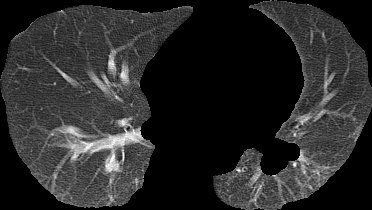
#> input picture input/train/no_nCoV/train-no_nCoV-002_1293326_CT_Chest[20170720]-Series_003_Thorax  8.0  B70f-IMG00022.jpg, 372 x 210 px, found by its file name
$ jupyter execute --allow-errors covid_19_lung_prediction.ipynb   (shell and % lines are left out)   (older library calls are emulated)
#> lines starting #> are read from the running program, lines starting #| are printed output that depends on the picture; after the words box and inside, x2 and y2 are one past the last pixel; in counts of white or black regions, pixels touching at a corner belong together
Draft (20 Points)

Jupyter Notebook (both .PDF and .ipynb files)

You need to use the report template and fill out the following sections, each of which we will score based on the clarity and appropriateness of your writing (percentage of total grade for each component shown). All the information must be in the Jupyter notebook.

*   Introduction (2): A clear, high-level description of what the original paper is about and what is the contribution of it

*   Scope of reproducibility (2)
*   Methodology (8)
    *  Data
        *   Data Descriptions
        *  Implementation Code
    *  Model
      * Model descriptions
      *  Implementation Code
    *   Training
        *   Computational requirements
        *   Implementation code
    *   Evaluation
        *   Metrics descriptions
        *   Implementation code

*   Results (8)
  *   Results
  *   Analyses
  *  Plans

# Introduction

The paper "Deep Learning Enables Accurate Diagnosis of Novel Coronavirus (COVID-19) With CT Images" [1] focuses on leveraging deep learning technologies to automate the COVID-19 diagnostic process, reduce subjectivity in human interpretation, and enhance the accuracy of diagnosing COVID-19 from computed tomography (CT) images. This research is pivotal given the urgent global need for efficient diagnostic methods to combat the spread of COVID-19, which overwhelmed traditional healthcare systems at its peak.

The paper introduces the development of a new DRENet model which leverages the attention mechanism. This model is designed to meticulously focus on the most relevant features of lung CT images that indicate the presence of COVID-19, effectively distinguishing it from other types of viral pneumonia. Through this, DRENet can selectively enhance the diagnostic features while suppressing irrelevant background information, resulting in more accurate and robust predictions.

The performance of the DRENet model is demonstrated through validations on a dataset of lung CT images from multiple hospitals. The results showcased improved performance over traditional diagnostic methods, but a deficiency in generalizing to other hospital data which the authors refer to as the "batch effect", which is mostly due to the limited training set size the model was trained on [1].

# Scope of Reproducibility

Firstly, we will be replicating the results necessitates with access to the same dataset utilized in the paper. Secondly, we will be applying modified pre-processing using U-Net. This includes details on resizing, normalization, and segmentation techniques. Lastly, we will be modifying parameters such as learning rate, batch size, optimizer, and epochs to get the evaluation impact by different metrics such as accuracy, recall, F1 score, and sensitivity. Moreover, understanding that compute power is a constraint, we have tuned hyperparameters accordingly. Following all this, we will ensure the replicability of their findings, enabling validation and advancement by the scientific community.

<br>

**Hypotheses to Test:**

1. Hypothesis 1: The model achieves a recall of 0.93 and precision of 0.86 for discriminating COVID-19 (non-bacterial pneumonia) patients from other patients.
2. Hypothesis 2: The model extracts main lesion features, especially the ground-glass opacity (GGO), which are visually helpful for assisted diagnoses by doctors.
3. Hypothesis 3: The model is not strongly extensible to other hospital data.

# Methodology

### Environment

We transferred the code available as part of the paper in the GitHub repository to a Google Colab notebook running on Python 3. After seeing that the available memory was maxing out after we were running the training script as a part of reproducing the paper's results, we decided to upgrade to Google Colab Pro and used a High-RAM environment, which provided us 51 GB of total RAM, enough to handle our workload. We trained our model on a Tensor Processing Unit (TPU) as we expected that the training process (both forward and backpropagation) would be executed more efficiently.

## Data

### Data Source

The data we used to train our model was the data source curated and used by the paper authors [1]. To test Hypothesis 3 above to determine whether our model can generalize to other hospital patient data, we tested our model's performance on additional data we collected, which are lung CT scan lung images data from patients in hospitals from Sao Paulo, Brazil [2].

### Data Process

We will import and use the COVID-19 lung CT scan data that was used to train the model in the paper.  This data was already available in the paper's GitHub repository [1], and has already been divided into train, validation, and test sets. Each of them is stored in an individual directory, and has two sub-directories, representing the two classes (COVID positive and COVID negative images). This allows PyTorch to determine the class label for the images.

[cell 1]
import numpy as np
import pandas as pd
import scipy.misc
import os
import sys
import time
import logging
from PIL import Image
from torchvision import transforms
import torch
from tqdm import tqdm
from scipy import ndimage as ndi
from scipy.io import loadmat
from __future__ import print_function
import random
import matplotlib.pyplot as plt
import torch.utils.data
import torch
from torch import nn
import torch.nn as nn
from torch.nn import DataParallel
from torch.nn import functional as F
import torchvision.models as models
from torchvision import models
from torch.hub import load_state_dict_from_url
from datetime import datetime
from torch.optim.lr_scheduler import MultiStepLR
from sklearn.metrics import roc_auc_score
import pickle
from skimage.morphology import ball, disk, dilation, binary_erosion, remove_small_objects, erosion, closing, \
    reconstruction, binary_closing
from skimage.measure import label, regionprops
from skimage.filters import roberts
from skimage.segmentation import clear_border
import cv2
import glob
import shutil
from tqdm import tqdm
from numba import jit
import math
import torch.utils.model_zoo as model_zoo
from operator import xor

Below, we define common constants and functions that will be used throughout our notebook.

[cell 2]
BATCH_SIZE = 25
PROPOSAL_NUM = 6
CAT_NUM = 6
INPUT_SIZE = (448, 448) # (image width, image height)
LR = 0.0008
WD = 1e-4
SAVE_FREQ = 1
TOTAL_BAR_LENGTH = 40
TERM_WIDTH = 50
resume = '' #'./20200223_152850/002.ckpt'
test_model = 'model.ckpt'
save_dir = './'
input_train_path = 'local_traniner/input/train/'
train_path = 'local_traniner/input/train'
val_path = 'local_traniner/input/val'
test_path = 'local_traniner/input/test'
new_hospital_test_path = 'local_traniner/input/testNewHospital'
processed_input_train_path = 'local_traniner/input/trainProcessed'
processed_segmented_input_train_path = 'local_traniner/input/trainProcessedSegmented'

_default_anchors_setting_small = (
    dict(layer='p3', stride=32, size=48, scale=[1], aspect_ratio=[1]),
    dict(layer='p4', stride=64, size=96, scale=[1], aspect_ratio=[1]),
)
_default_anchors_setting_large = (
    dict(layer='p5', stride=128, size=192, scale=[1], aspect_ratio=[1]),
)


def listdir_nohidden(path):
    return glob.glob(os.path.join(path, '*'))


last_time = time.time()
begin_time = last_time

# [75 lines left out: functions progress_bar, format_time, not called in this run]

### Image Anchor Setup

The following code block generates the anchor maps which is used by the DRENet model. The code defines two anchor box configurations (small and large), each with a specific scale and aspect ratio. Through this, the DRENet model is able to extract spatial information at different scales of the image, enabling it to process the entire image.

[cell 3]
# [55 lines left out: function generate_default_anchor_maps, not called in this run]


def hard_nms(cdds, topn=10, iou_thresh=0.25):
#> called with cdds = array of shape (3, 5), topn = 100, iou_thresh = 0.4
    if not (type(cdds).__module__ == 'numpy' and len(cdds.shape) == 2 and cdds.shape[1] >= 5):
        raise TypeError('edge_box_map should be N * 5+ ndarray')

    cdds = cdds.copy()
    indices = np.argsort(cdds[:, 0])
    cdds = cdds[indices]
    cdd_results = []

    res = cdds

    while res.any():
        cdd = res[-1]
        cdd_results.append(cdd)
        if len(cdd_results) == topn:
            return np.array(cdd_results)
        res = res[:-1]

        start_max = np.maximum(res[:, 1:3], cdd[1:3])
        end_min = np.minimum(res[:, 3:5], cdd[3:5])
        lengths = end_min - start_max
        intersec_map = lengths[:, 0] * lengths[:, 1]
        intersec_map[np.logical_or(lengths[:, 0] < 0, lengths[:, 1] < 0)] = 0
        iou_map_cur = intersec_map / ((res[:, 3] - res[:, 1]) * (res[:, 4] - res[:, 2]) + (cdd[3] - cdd[1]) * (
            cdd[4] - cdd[2]) - intersec_map)
        res = res[iou_map_cur <= iou_thresh]

    return np.array(cdd_results)


# [50 lines left out: functions cdds2attention_map, get_xy, not called in this run]


if __name__ == '__main__':
    a = hard_nms(np.array([
        [0.4, 1, 10, 12, 20],
        [0.5, 1, 11, 11, 20],
        [0.55, 20, 30, 40, 50]
    ]), topn=100, iou_thresh=0.4)
    print(a)

### Load COVID-19 Patient Lung Image Dataset

Below, we define a class named SARS which will contain generic functions for data fetching and visualization. We will scan all patient data from the COVID and no-COVID subdirectories of the train/val/test directory. There are a total of 2,863 images in the primary dataset we will be using to reproduce the paper's results. There images are divided into training, validation, and test sets as follows: the training set and validation set each comprises of 40% of the total data (1,148 images each) and the test set comprises of the remaining 20% (567 images) of the total data.

The new lung CT scan data we curated to test Hypothesis 3 (the extensibility of the model), is comprised of a total of 2,481 images, divided into 1,252 COVID positive and 1,229 COVID negative images. Note that these images are not used for training, but are rather used to test our trained model.

[cell 4]
random.seed(0)

def clean_name(name):
    return name
    name = name.replace(' ', '').replace('.jpg', '')
    try:
        int(name)
        return name
    except:
        pass
    while True:
        try:
            int(name[-1])
            name = name[:-1]
        except:
            return name

class SARS():
    def __init__(self, root, is_train=True):
        self.is_train = is_train

        path = f'{root}/no_nCoV'
        self.file_lst = [f'{path}/{item}' for item in os.listdir(path)]
        self.people_lst = [clean_name(item.split('_')[0])
                            for item in os.listdir(path)]
        self.label_lst = [0]*len(os.listdir(path))

        path = f'{root}/nCoV'
        self.file_lst += [f'{path}/{item}' for item in os.listdir(path)]
        self.people_lst += [clean_name(item.split('_')[0])
                            for item in os.listdir(path)]
        self.label_lst += [1]*len(os.listdir(path))

        temp = list(zip(self.file_lst, self.label_lst, self.people_lst))
        random.shuffle(temp)
        self.file_lst = [item[0] for item in temp]
        self.label_lst = [item[1] for item in temp]
        self.people_lst = [item[2] for item in temp]
        self.file_name = [item.split('/')[-1] for item in self.file_lst]

    def __getitem__(self, index):
        flg_H = 0
        img = np.array(Image.open(self.file_lst[index]))
        target = self.label_lst[index]
        if len(img.shape) == 2:
            img = np.stack([img] * 3, 2)
        img_raw = img.copy()
        img = Image.fromarray(img, mode='RGB')
        img = transforms.Resize((448, 448), Image.BILINEAR)(img)
        if self.is_train:
            img = transforms.RandomCrop(INPUT_SIZE)(img)
            if np.random.randint(2) == 1:
                flg_H = 1
                img = transforms.RandomHorizontalFlip(p=1)(img)
            img = transforms.ColorJitter(brightness=0.126, saturation=0.5)(img)
        else:
            img = transforms.CenterCrop(INPUT_SIZE)(img)
            pass
        img = transforms.ToTensor()(img)
        img = transforms.Normalize([0.485, 0.456, 0.406], [0.229, 0.224, 0.225])(img)
        img_raw = Image.fromarray(img_raw, mode='RGB')
        img_raw = transforms.Resize((600, 600), Image.BILINEAR)(img_raw)
        if flg_H == 1:
            img_raw = transforms.RandomHorizontalFlip(p=1)(img_raw)

        img_raw = transforms.ToTensor()(img_raw)
        img_raw = transforms.Normalize([0.485, 0.456, 0.406], [0.229, 0.224, 0.225])(img_raw)
        return img, target, img_raw, self.people_lst[index], self.file_name[index]

    def __len__(self):
        return len(self.label_lst)

    # [14 lines left out: function plot_images, not called in this run]

### Exploratory Data Analysis (EDA)

Below, we visualize 8 sample lung CT scan training images, as well as 8 images for COVID patients and 8 images for non-COVID patients.

#> (a cell that did not finish here is left out)

    print('# SARS Training Images: ', len(train_set.file_lst))
    print('# SARS Validation Images: ', len(val_set.file_lst))
    print('# SARS Test Images: ', len(test_set.file_lst))

    # plot general lung images
    images, labels = [], []
    for i in range(8):
        img, target, img_raw, _, _ = train_set[i]
        images.append(img)
        labels.append(f'Sample #{i+1}')
    train_set.plot_images(images=images, titles=labels, numCols=4)

    # plot COVID negative sample lung images
    no_nCoV_images, no_nCoV_labels = [], []
    no_nCoV_path = 'local_traniner/input/train/no_nCoV'
    print('# COVID Negative Training Images:', len(os.listdir(no_nCoV_path)))
    for i in range(8):
        img_path = os.path.join(no_nCoV_path, random.choice(os.listdir(no_nCoV_path)))
        img = Image.open(img_path)
        img = transforms.Resize((448, 448), Image.BILINEAR)(img)
        img = transforms.ToTensor()(img)
        img = transforms.Normalize([0.485, 0.456, 0.406], [0.229, 0.224, 0.225])(img)
        no_nCoV_images.append(img)
        no_nCoV_labels.append(f'no_nCoV Sample #{i+1}')
    train_set.plot_images(images=no_nCoV_images, titles=no_nCoV_labels, numCols=4)

    # plot COVID positive sample lung images
    nCoV_images, nCoV_labels = [], []
    nCoV_path = 'local_traniner/input/train/nCoV'
    print('# COVID Positive Training Images:', len(os.listdir(nCoV_path)))
    for i in range(8):
        img_path = os.path.join(nCoV_path, random.choice(os.listdir(nCoV_path)))
        img = Image.open(img_path)
        img = transforms.Resize((448, 448), Image.BILINEAR)(img)
        img = transforms.ToTensor()(img)
        img = transforms.Normalize([0.485, 0.456, 0.406], [0.229, 0.224, 0.225])(img)
        nCoV_images.append(img)
        nCoV_labels.append(f'nCoV Sample #{i+1}')
    train_set.plot_images(images=nCoV_images, titles=nCoV_labels, numCols=4)

[cell 6]
# [11 lines left out: function plot_histogram, not called in this run]

#> (a cell that did not finish here is left out)

    sample_indices = random.sample(range(len(dataset)), 5)
    sample_images = [dataset[i][0] for i in sample_indices]
    plot_histogram(sample_images)

### Data Preprocessing

[cell 8]
def get_segmented_lungs(img_dir, plot=False, min_lung_area=3000, padding_num=0):
    """
    :param img_dir: Input image path
    :param plot: Whether to show pictures or not
    :param min_lung_area: The minimum possible area of a lung (as a threshold)
    :param padding_num: Interception needs padding size
    :return: True or False (img is useful or not)
    """
#> called with plot = False, min_lung_area = 3000, padding_num = 0

    src_img = cv2.imread(img_dir)
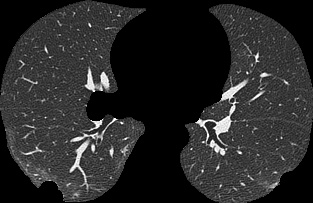
#> input picture input/train/nCoV/train-nCoV-000_ChenJunHong20200204_203_0141.jpg, 313 x 203 px
#> src_img is the input picture: shape (203, 313, 3); min 0, max 255, mean 39.9
    img = Image.open(img_dir)
    img = np.array(img)[:, :, 0]
    img = img.astype(np.int16)
    img = img * 3
    img -= 1000
    im = img.copy()
    '''
    This funtion segments the lungs from the given 2D slice.
    '''
    if plot == True:
        f, plots = plt.subplots(8, 1, figsize=(5, 40))
    '''
    Step 1: Convert into a binary image.
    '''
    binary = im < -600
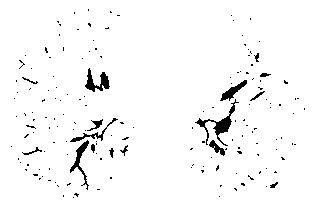
#> binary: shape (203, 313) bool; 96.7% white; 164 black regions (148 under 20 px), largest, box (x1, y1, x2, y2) and area: (195, 99, 239, 146) 380, (85, 68, 110, 92) 259, (70, 140, 89, 190) 228
    if plot == True:
        plots[0].axis('off')
        plots[0].imshow(binary, cmap=plt.cm.bone)
    '''
    Step 2: Remove the blobs connected to the border of the image.
    '''
    cleared = clear_border(binary)
#> cleared: shape (203, 313) bool; every value is 0
    if plot == True:
        plots[1].axis('off')
        plots[1].imshow(cleared, cmap=plt.cm.bone)
    '''
    Step 3: Label the image.
    '''
    label_image = label(cleared)
#> label_image: shape (203, 313) int32; every value is 0
#> (the rest of the program and of its run is left out)
